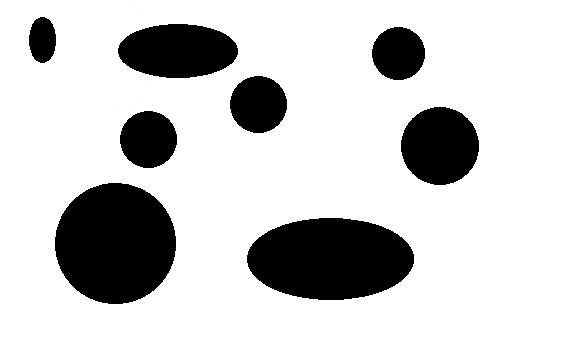
%> input picture objects.jpg, 586 x 341 px
$ octave main.m   (GNU Octave 9; MATLAB toolbox functions it lacks are replaced by stand-ins)
%> lines starting %> are read from the running program, lines starting %| are printed output that depends on the picture; in (x1, y1, x2, y2) boxes, pixels count from 0 and x2, y2 are one past the last pixel; in counts of white or black regions, pixels touching at a corner belong together; the program's own positions count from 1
clear all; close all; clc; % clear everything

im = imread('objects.jpg'); % circles are greater than rectangles
%> im is the input picture: size 341x586x3 uint8; min 0, max 255, mean 203.4
%im = imread('objects_1.jpg'); % circles and rectangles are equal

[h, w, ~] = size(im); % get height and width of image
%> h = 341; w = 586

distR = double(im(:, :, 1)) - 0; % since we have only one dimension, first dimension of image will be enough

% L2 distance
d2 = (distR .^2); % highlighted to background, at the end we will have so big number for background but white parts will be close to 0

thres = 13000;
results = d2 <= thres; % we set the boundary for image not to detect image itself but objects
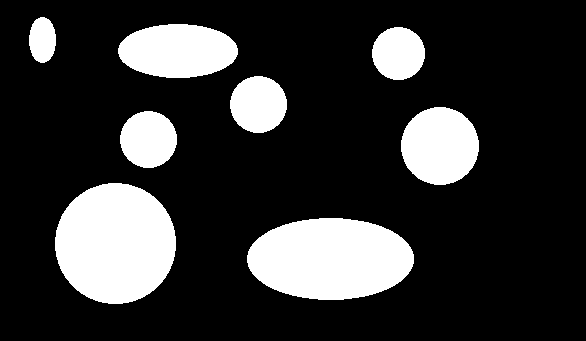
%> results: size 341x586 logical; 20.2% white; 8 white regions, largest, box (x1, y1, x2, y2) and area: (55, 183, 176, 304) 11498, (247, 218, 414, 300) 10775, (118, 24, 238, 78) 5096

results = bwmorph(results, 'erode', 1);
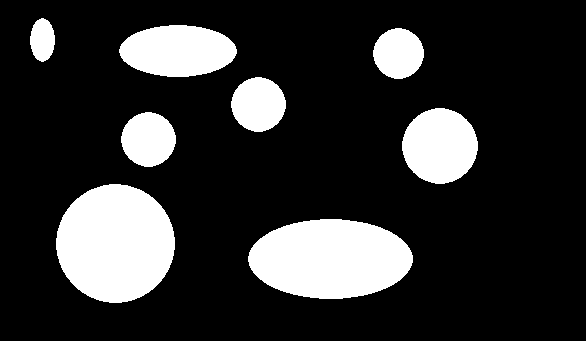
%> results: size 341x586 logical; 19% white; 8 white regions
results = bwmorph(results, 'open', 2);
results = bwmorph(results, 'close', 2);

stats = regionprops(results, 'BoundingBox'); % this gets the stats of each object
%> stats = 8 regions; box (x1, y1, x2, y2): (30, 18, 55, 62), (56, 184, 175, 303), (119, 25, 237, 77), (121, 112, 176, 167), (231, 77, 286, 132), (248, 219, 413, 299), (373, 28, 424, 79), (402, 108, 478, 184)

figure, imshow(results);
hold on

circle_num = 0;
rec_num = 0;

for i = 1 : length(stats)
    dimensions = stats(i).BoundingBox;
    inserted_text = sprintf(int2str(i)); % put the iteration number to variable to print as string

    if dimensions(3)== dimensions(4) % 3 and 4 stand for height and width of object, if the values are equal it is circle otherwise ellipse
        circle_num = circle_num+1;
        hText = text(dimensions(1) + dimensions(3)/2,dimensions(2)+dimensions(4)/2,inserted_text,'Color',[1 0 1],'FontSize',15); %put the pink string to image
    elseif dimensions(3)~= dimensions(4)
        rec_num = rec_num+1;
        hText = text(dimensions(1) + dimensions(3)/2,dimensions(2)+dimensions(4)/2,inserted_text,'Color',[0.1 0 0.5],'FontSize',15); %put the blue string to image
    end

    rectangle('Position', stats(i).BoundingBox, 'EdgeColor', 'g', 'LineWidth', 3); % draw a rectangle

end
%> this loop made 8 passes
%> (dimensions, inserted_text) on passes 1 to 8: ([30.5 18.5 25 44], '1'), ([56.5 184.5 119 119], '2'), ([119.5 25.5 118 52], '3'), ([121.5 112.5 55 55], '4'), ([231.5 77.5 55 55], '5'), ([248.5 219.5 165 80], '6'), ([373.5 28.5 51 51], '7'), ([402.5 108.5 76 76], '8')
%> after the loop, hText = -47.92
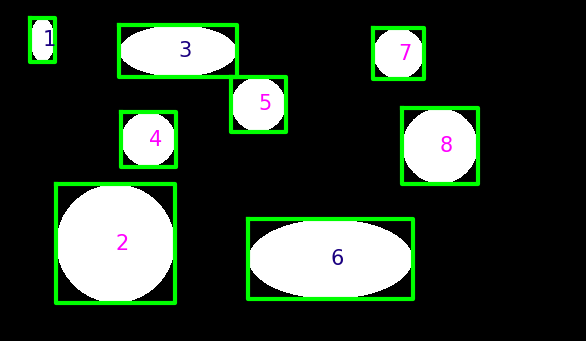
%> figure redrawn from the program's plot data

h = [int2str(circle_num) ' Circle is found']
%> h = '5 Circle is found'
k = [int2str(rec_num) ' Rectangle is found']
%> k = '3 Rectangle is found'

if circle_num == rec_num
    final = 'Circle and Rectangle numbers are equal.'
elseif circle_num < rec_num
    final = 'Rectangle numbers are greater than circle numbers.'
elseif circle_num > rec_num
    final = 'Circle numbers are greater than rectangle numbers.'
end
